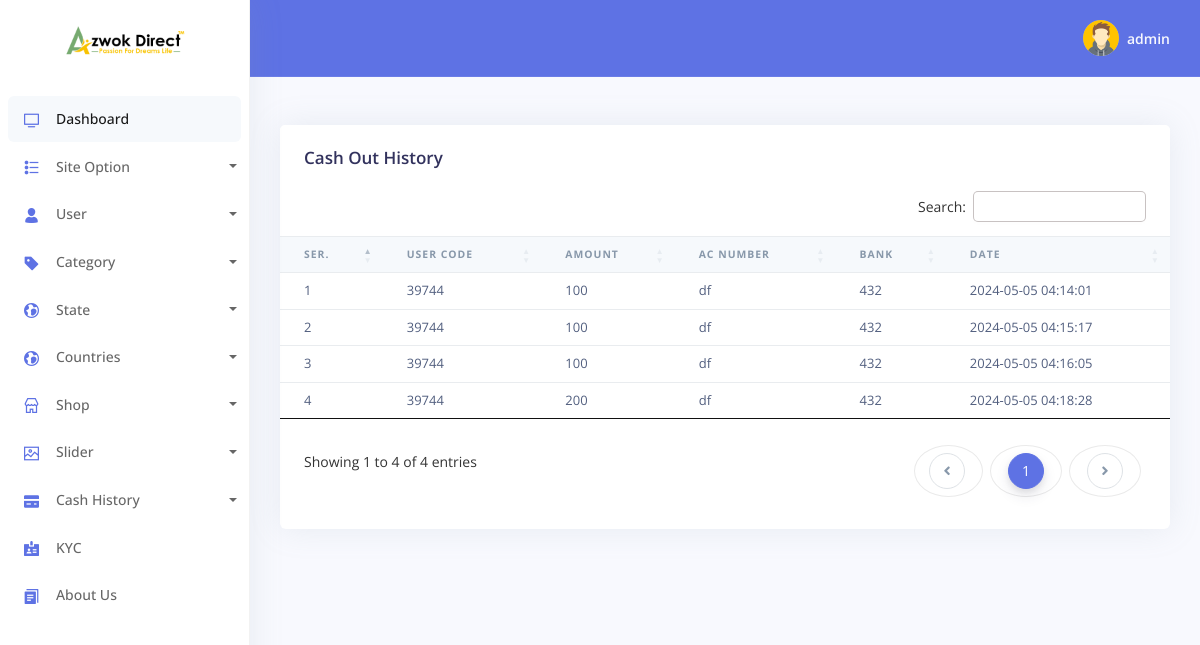
The app's page /admin/withdraw-history.php (signed in) with its own data.
### tables this page shows
CREATE TABLE `tbl_logo` (
  `id` int NOT NULL,
  `logo` varchar(240) NOT NULL,
  `front` varchar(240) NOT NULL
);

CREATE TABLE `tbl_withdraw` (
  `id` int NOT NULL,
  `uid` varchar(240) NOT NULL,
  `bank` varchar(240) NOT NULL,
  `account` varchar(240) NOT NULL,
  `amount` varchar(240) NOT NULL,
  `date` timestamp NULL DEFAULT CURRENT_TIMESTAMP,
  `status` int NOT NULL DEFAULT '1'
);

### config/Functions.php (called while the page is built, shortened)
<?php
     class Functions{
          public $host=	DB_HOST;
		public $user=	DB_USER;
		public $pass=	DB_PASS;
          public $name= 	DB_NAME;
          public $link;
          public function dbConnect(){
               $this->link= new mysqli($this->host,$this->user,$this->pass,$this->name);
          }
          public function select($query){
               $exicute=$this->link->query($query) or die(mysqli_error($this->link));
               if($exicute->num_rows>0){
                    return $exicute;
               }else{
                    return false;
               }
          }
     }

### Classes/admin/Siteinfo.php (called while the page is built, shortened)
<?php
     class Siteinfo{
             private $db;
             public function __construct(){
                  $this->db=new Functions();
             }
          public function getLogo(){
               $query="SELECT * from tbl_logo";
               $exicute=$this->db->select($query);
               if($exicute){
                    return $exicute;
                }else{
                     return false;
                }
          }
     }

### Classes/admin/User.php (called while the page is built, shortened)
<?php
     class User{
             private $db;
             public function __construct(){
                  $this->db=new Functions();
             }
          public function withdrawHis(){
               $query="SELECT * From tbl_withdraw where status='1'" ;
               $exicute=$this->db->select($query);
               if($exicute){
                    return $exicute;
               }else{
                    return false;
               }
          }
     }

### admin/withdraw-history.php (the view)
<?php include('template/load-header.php')?>
<?php include('template/sidebar.php')?>
<?php include('template/header.php')?>
    <div class="container-fluid mt--6">
      <div class="row">
        <div class="col">
          <div class="card">
            <div class="card-header border-0">
              <h3 class="mb-0">Cash Out History</h3>
            </div>
            <div class="table-responsive">
              <table id="example" class="table align-items-center table-flush">
                <thead class="thead-light">
                  <tr>
                    <th scope="col" class="sort" data-sort="name" >Ser.</th>
                    <th scope="col" class="sort" data-sort="name"  >User Code</th>
                    <th scope="col" class="sort" data-sort="name"  >Amount</th>
                    <th scope="col" class="sort" data-sort="name"  >Ac Number</th>
                    <th scope="col" class="sort" data-sort="name"  >Bank</th>
                    <th scope="col" class="sort" data-sort="name"  >Date</th>
                  </tr>
                </thead>
                <tbody class="list">
                <?php
                  $result=$user->withdrawHis();
                  if($result){
                    $i='';
                    while($value=$result->fetch_assoc()){
                      $i++;
                ?>
                 <tr>
                   <td><?php echo $i?></td>
                   <td ><?php echo $value['uid']?></td>
                   <td ><?php echo $value['amount']?></td>
                   <td ><?php echo $value['account']?></td>
                   <td ><?php echo $value['bank']?></td>
                   <td ><?php echo $value['date']?></td>
                 </tr>
                <?php }}?>
                </tbody>
              </table>
            </div>
          </div>
        </div>
      </div>
  <?php include('template/footer.php')?>

### admin/template/sidebar.php (shortened to what this page needs)
<body>
  <nav class="sidenav navbar navbar-vertical  fixed-left  navbar-expand-xs navbar-light bg-white" id="sidenav-main">
    <div class="scrollbar-inner">
      <div class="sidenav-header  align-items-center">
        <a class="navbar-brand" href="../index.php">
          <?php
            $result=$site->getLogo();
            if($result){
              while($value=$result->fetch_assoc()){
          ?>
          <img src="<?php echo $value['logo'];?>" class="navbar-brand-img" alt="...">
          <?php }}?>
        </a>
      </div>
      <div class="navbar-inner">
        <div class="collapse navbar-collapse" id="sidenav-collapse-main">
          <ul class="navbar-nav">
            <li class="nav-item">
              <a class="nav-link active" href="dashboard.php">
                <i class="ni ni-tv-2 text-primary"></i>
                <span class="nav-link-text">Dashboard</span>
              </a>
            </li>
            <li class="nav-item">
              <a href="#" class="dropdown-toggle nav-link" id="ddlmenuItem" data-toggle="dropdown"><i class="ni ni-bullet-list-67 text-primary"></i>Site Option</a>
            </li>
            <li class="nav-item">
            <a href="#" class="dropdown-toggle nav-link" id="ddlmenuItem" data-toggle="dropdown"><i class="ni ni-single-02 text-primary"></i>User</a>
          </li>
            <li class="nav-item">
                <a href="#" class="dropdown-toggle nav-link" id="ddlmenuItem" data-toggle="dropdown"><i class="ni ni-tag text-primary"></i>Category</a>
            </li>
            <li class="nav-item">
            <a href="#" class="dropdown-toggle nav-link" id="ddlmenuItem" data-toggle="dropdown"><i class="ni ni-world text-primary"></i>State</a>
          </li>
          <li class="nav-item">
            <a href="#" class="dropdown-toggle nav-link" id="ddlmenuItem" data-toggle="dropdown"><i class="ni ni-world text-primary"></i>Countries</a>
          </li>
            <li class="nav-item">
              <a href="#" class="dropdown-toggle nav-link" id="ddlmenuItem" data-toggle="dropdown"><i class="ni ni-shop text-primary"></i>Shop</a>
            </li>
            <li class="nav-item">
              <a href="#" class="dropdown-toggle nav-link" id="ddlmenuItem" data-toggle="dropdown"><i class="ni ni-image text-primary"></i>Slider</a>
            </li>
            <li class="nav-item">
              <a href="#" class="dropdown-toggle nav-link" id="ddlmenuItem" data-toggle="dropdown"><i class="ni ni-credit-card text-primary"></i>Cash History</a>
            </li>
            <li class="nav-item">
              <a class="nav-link" href="kyc.php">
                <i class="ni ni-badge text-primary"></i>
                <span class="nav-link-collection">KYC</span>
              </a>
            </li>
            <li class="nav-item">
              <a class="nav-link" href="About.php">
                <i class="ni ni-single-copy-04 text-primary"></i>
                <span class="nav-link-collection">About Us</span>
              </a>
            </li>
          </ul>
        </div>
      </div>
    </div>
  </nav>

### assets/css/style.css (style rules this page uses)
body { background: #f7f7f7; }
* { padding: 0; margin:0; }
ul li { position: relative; }

### records on screen
tbl_logo: logo (picture)
tbl_withdraw: uid "39744", amount "100", account "df", bank "432", date "2024-05-05 04:14:01"
tbl_withdraw: uid "39744", amount "100", account "df", bank "432", date "2024-05-05 04:15:17"
tbl_withdraw: uid "39744", amount "100", account "df", bank "432", date "2024-05-05 04:16:05"
tbl_withdraw: uid "39744", amount "200", account "df", bank "432", date "2024-05-05 04:18:28"

### other values on screen
Session::get('admin') "admin"
